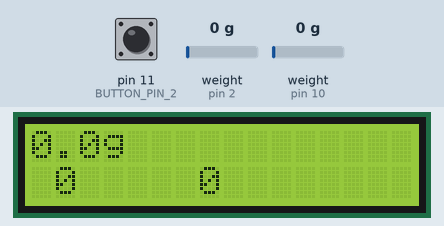
Simulated run of this sketch. Board: Arduino Uno, built with avr-gcc and run on an emulated ATmega328P. Shown: 16×2 character LCD. Wiring (inferred from the names in the program): HX711 load-cell converter: data pin 10; SCK pin 13. The inputs (shaded band) are chosen by the test bench; at power-on: pin 11 (BUTTON_PIN_2) HIGH, weight on the scale (sensors on pin 2, pin 10) 0 g.

Above: at 6.6 s.
6.7 s: pin 11 (BUTTON_PIN_2) pulled LOW for 0.15 s
At 8.1 s:
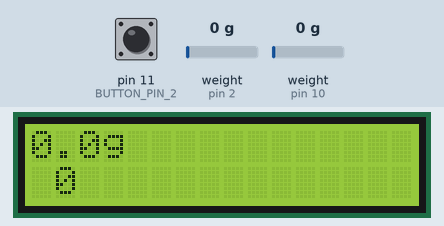
8.3 s: weight on the scale (sensor on pin 2) set to 2 g
At 10.6 s:
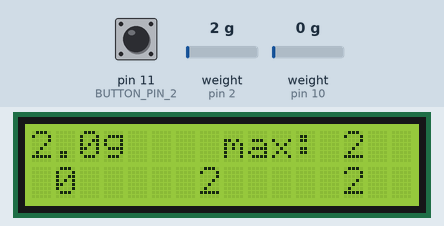
11.1 s: pin 11 (BUTTON_PIN_2) pulled LOW for 1 s
At 11.9 s:
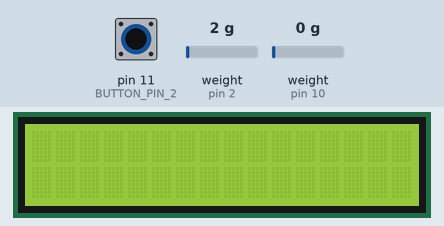
15.6 s: weight on the scale (sensor on pin 2) set to 100 g
At 16.8 s:
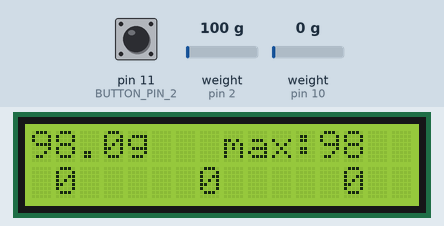
17.1 s: weight on the scale (sensor on pin 2) set to 1250 g
At 17.8 s:
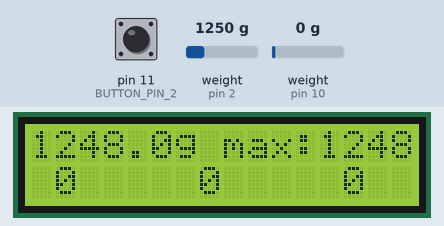
18.6 s: weight on the scale (sensor on pin 2) set to 100 g
At 19.8 s:
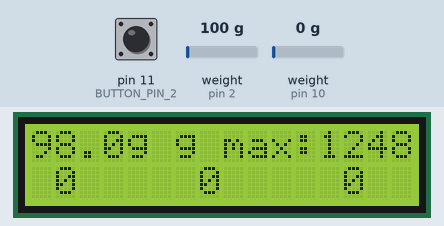
Timing chart, 0 to 21.1 s (numbered marks = the images above; inputs shaded):
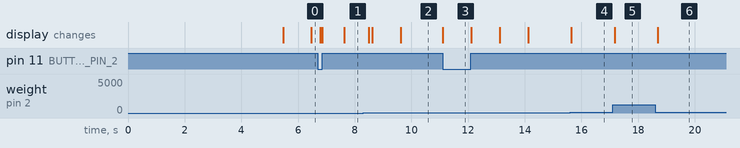

The sketch:

ThrustMeter.ino
```cpp
#define VERSION_STR_1 "  Thrust Meter  "
#define VERSION_STR_2 " PK v26.11.2017 "

#define HEARTBEAT_PIN 13

// include the library code:
#include <HX711_ADC.h>
#include <LiquidCrystal.h>
#include <Bounce2.h>

// LCD: RS, Enable, D4, D5, D6, D7, R/W pin to ground, VSS pin to ground, VCC pin to 5V, http://www.arduino.cc/en/Tutorial/LiquidCrystal
LiquidCrystal lcd(9, 8, 7, 6, 5, 4);

//HX711 constructor (dout pin, sck pin) https://github.com/olkal/HX711_ADC
HX711_ADC LoadCell(2, 3);

//Bounce2 https://github.com/thomasfredericks/Bounce2
#define BUTTON_PIN_1 10
#define BUTTON_PIN_2 11

Bounce debouncer1 = Bounce();
Bounce debouncer2 = Bounce();

long measure_time;
float max_i;
boolean disp_val;
boolean snapshot;
byte snap_position;
long snap_time;

void setup() {

  // set up the LCD's number of columns and rows:
  lcd.begin(16, 2);
  // Print a message to the LCD.
  lcd.setCursor(0,0);
  lcd.print(VERSION_STR_1);
  lcd.setCursor(0, 1);
  lcd.print(VERSION_STR_2);

  LoadCell.begin();
  long stabilisingtime = 5000; // tare preciscion can be improved by adding a few seconds of stabilising time
  LoadCell.start(stabilisingtime);
  LoadCell.setCalFactor(492.0); // user set calibration factor (float)

  pinMode(BUTTON_PIN_1,INPUT_PULLUP);
  debouncer1.attach(BUTTON_PIN_1);
  debouncer1.interval(5); // interval in ms

  pinMode(BUTTON_PIN_2,INPUT_PULLUP);
  debouncer2.attach(BUTTON_PIN_2);
  debouncer2.interval(5); // interval in ms

  // initialize digital pin 13 as an output. heartbeat HEARTBEAT_PIN
  pinMode(HEARTBEAT_PIN, OUTPUT);


  lcd.clear();
  disp_val = true;
  snapshot = true;
  snap_position = 0;
}

void loop() {

  //update() should be called at least as often as HX711 sample rate; >10Hz@10SPS, >80Hz@80SPS
  //longer delay in scetch will reduce effective sample rate (be carefull with delay() in loop)
  LoadCell.update();

  // Update the Bounce instances :
  debouncer1.update();
  debouncer2.update();

  // Get the updated value :
  int value1 = debouncer1.read();
  int value2 = debouncer2.read();

  //SNAPSHOT function
  if (value1 == LOW && snapshot && (millis() > snap_time + 1000)) {
    lcd.setCursor(snap_position, 1);
    lcd.print(String(LoadCell.getData(), 0));

    snap_position = snap_position + 6;

    if (snap_position > 12) {
       snapshot = false;
    }
    snap_time = millis();
  }

  //TARE function
  if (value2 == LOW) {
    lcd.clear();
    lcd.setCursor(3, 0);
    lcd.print("***Tare***");
    max_i = 0;
    disp_val = false;
    snapshot = false;
    LoadCell.tareNoDelay();
  }

  //get smoothed value from data set + current calibration factor
  if ((millis() > measure_time + 125) && disp_val ) {
    float i = LoadCell.getData();
    if (i > max_i) {
      max_i = i;
      lcd.setCursor(12, 0);
      lcd.print("    ");
      lcd.setCursor(8, 0);
      lcd.print("max:" + String(max_i, 0));
    }

    lcd.setCursor(0, 0);
    lcd.print(String(i, 1) + "g ");

    measure_time = millis();

    digitalWrite(HEARTBEAT_PIN, !digitalRead(HEARTBEAT_PIN));
  }

  //check if last tare operation is complete
  if (LoadCell.getTareStatus() == true) {
    lcd.clear();
    disp_val = true;
    snapshot = true;
    snap_position = 0;
  }

}
```

Measured:
- the behaviour switches between 0 and 1 g on weight on the scale (sensor on pin 2) (found by bisection; images 1 and 2)
- after the input at 6.7 s, the display: first changes after 0.08 s (image 1 shows a later state)
- after the input at 8.3 s, the display: first changes after 0.20 s (image 2 shows a later state)
- after the input at 11.1 s, the display: changes at once (image 3)
- after the input at 15.6 s, the display: changes at once (image 4)
- after the input at 17.1 s, the display: changes after 0.07 s (image 5)
- after the input at 18.6 s, the display: changes after 0.09 s (image 6)
